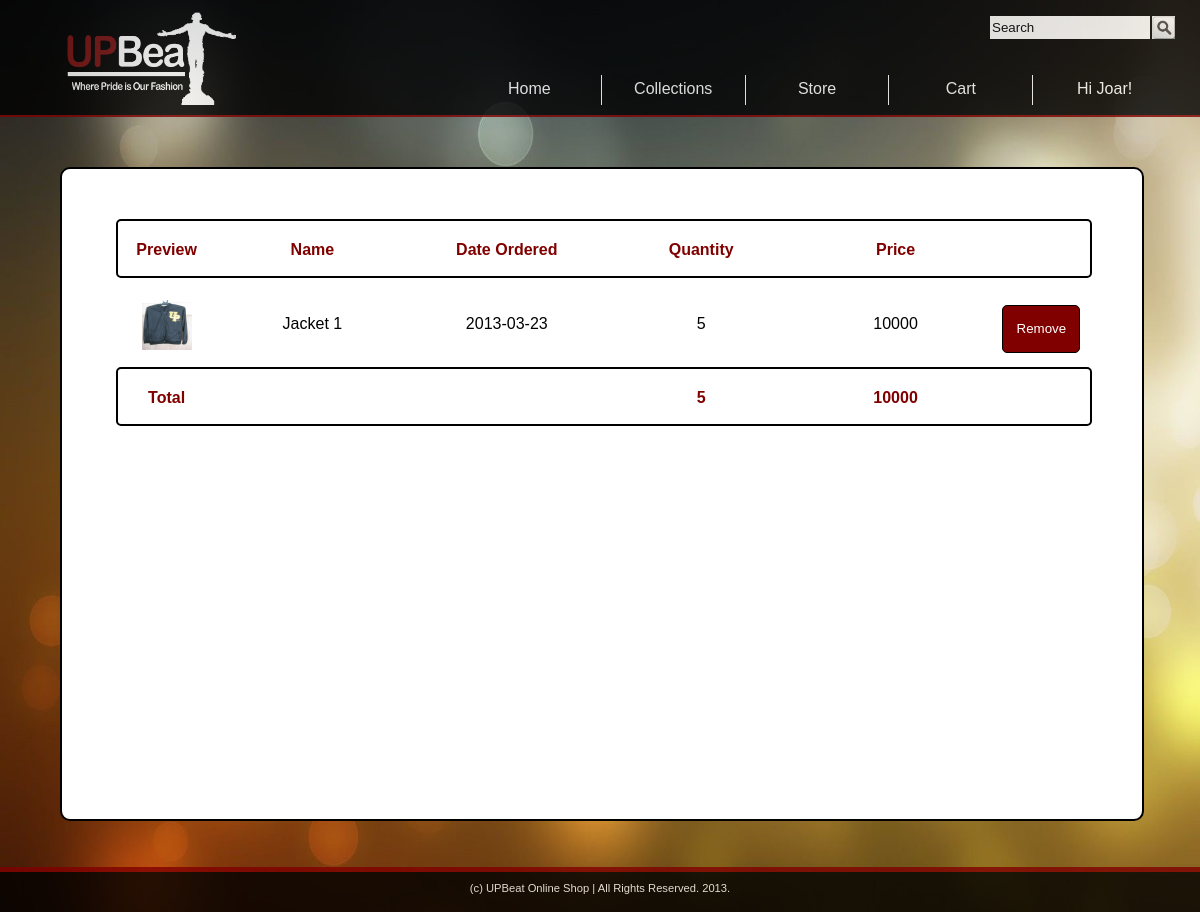
Page /upbeat.com/viewcart.php (signed in) on the committed database.
### tables this page shows
CREATE TABLE IF NOT EXISTS `orderr` (
  `id` int(6) unsigned NOT NULL AUTO_INCREMENT,
  `prod_id` int(5) NOT NULL,
  `custom_id` int(6) NOT NULL,
  `quantity` int(10) NOT NULL,
  `price` int(20) NOT NULL,
  `is_delivered` text NOT NULL,
  `date_ordered` date NOT NULL,
  `time_ordered` time NOT NULL,
  PRIMARY KEY (`id`)
);

CREATE TABLE IF NOT EXISTS `product` (
  `id` int(5) unsigned NOT NULL AUTO_INCREMENT,
  `code` varchar(10) NOT NULL,
  `image` varchar(100) NOT NULL,
  `description` text NOT NULL,
  `gender_type` enum('Male','Female') NOT NULL,
  `shirt_type` enum('Jacket','T-Shirt') NOT NULL,
  `available` varchar(10) NOT NULL,
  PRIMARY KEY (`id`)
);

### upbeat.com/viewcart.php (the view, shortened to what this page needs)
<?php
	if(isset($_SESSION['uname']))
	{
		$result = mysql_query("SELECT * FROM orderr where custom_id=".$_SESSION['id']." AND is_delivered='NO'");
		$result5 = mysql_query("SELECT SUM(quantity), SUM(price) from orderr where custom_id=".$_SESSION['id']." AND is_delivered='NO'");
		$row5 = mysql_fetch_array($result5);
	}
	else header("Location:signup.php");
?>
<html>
	<head>
		<link rel = "stylesheet" type = "text/css" href = "CSS/local.css">
		<link rel = "stylesheet" type = "text/css" href = "CSS/cart.css">
	</head>
	<body>
		<div id = 'header'>
			<form name = 'searchform' method = 'post' action = 'store.php?cat=search&start=0&page=1'>
				<div id = 'srchline'>
					<input id = 'sbutton' type = 'submit' name = 'sbutton' value = ''/>
					<input id = 'stxtbox' type = 'text' name = 'stxtbox' value = 'Search' />
				</div>
			</form>
			<div id = 'menuline'>
				<ul id = 'menulist'>
					<li id = 'last'>
						<?php
							if (isset($_SESSION['uname'])){ echo "Hi ".$_SESSION['fname']."!";}
							else echo "Log in";
						?>
					</li>
					<li><a class = 'link' href = 'viewcart.php'>Cart</a></li>
					<li><a class = 'link' href = 'store.php?cat=all&start=0&page=1'>Store</a></li>
					<li><a class = 'link' href = 'collections.php'>Collections</a></li>
					<li id = 'home'>
						<?php
							if(isset($_SESSION['type']))
							{
								if(strcmp($_SESSION['type'], "administrator") == 0)
									echo "<a class = 'link' href = 'admin.php'>Home</a>";
								else echo "<a class = 'link' href = 'home.php'>Home</a>";
							}
							else echo "<a class = 'link' href = 'home.php'>Home</a>";
						?>
					</li>
				</ul>
			</div>
			<div id = 'logo'></div>
		</div>
		<div id = 'maincontent'>
			<div id = 'customlist'>
				<ul class = 'topline'>
					<li class = 'smallcol'>Preview</li>
					<li>Name</li>
					<li>Date Ordered</li>
					<li>Quantity</li>
					<li>Price</li>
					<li></li>
				</ul>
				<?php
					while($row = mysql_fetch_array($result, MYSQL_NUM))
					{
						$result2 = mysql_query("SELECT * FROM product where id=".$row[1]);
						$row2 = mysql_fetch_array($result2);
						echo "<ul class = 'line'>
							<li class = 'smallcol'><img src='IMAGES/product/".$row2[2]."' alt='' width='50px' height='50px'></li>
							<li>".$row2[1]."</li>
							<li>".$row[6]."</li>
							<li>".$row[3]."</li>
							<li>".$row[4]."</li>
							<li class = 'smallcol'>
								<a href = 'process.php?delcart=1&&pid=".$row[0]."'>
									<input id = 'remove' type = 'submit' name = 'remove' value = 'Remove'/>
								</a>
							</li>
						</ul>";
					}
				?>
				<ul class = 'topline'>
					<li class = 'smallcol'>Total</li>
					<li></li>
					<li></li>
					<li><?php echo $row5[0];?></li>
					<li><?php echo $row5[1];?></li>
				</ul>
			</div>
		</div>
		<div id = 'footer'>(c) UPBeat Online Shop | All Rights Reserved. 2013.</div>
	</body>
</html>

### upbeat.com/CSS/local.css (style rules this page uses)
body { margin: auto; min-width: 1000px; font-family: arial; max-width: 1500px; overflow: auto; background-size: 100% 100%; background-image: url("../IMAGES/colorful.jpg"); background-attachment: fixed; }
#header { margin: auto; float: left; width: 100%; height: 115px; background-color: black; color: white; opacity: 0.8; border-bottom: 2px solid maroon; }
#menuline { margin-top: 35px; float: right; text-align: right; width: 100%; height: 30px; }
ul#menulist { float: right; margin-top: 0%; padding: 0%; color: black; margin-right: 2%; width: 70%; height: 30px; font-family: arial; }
ul#menulist li { float: right; width: 17%; height: 25px; font-size: 100%; font-family: Arial; list-style: none; text-align: center; padding-top: 5px; color: white; border-right: 1px solid white; }
ul#menulist li#last { border-right: 0px; }
#srchline { float: right; margin-top: 15px; margin-right: 2%; width: 18%; height: 25px; text-align: center; }
#logo { margin-left: 5%; top: 5px; position: absolute; width: 180px; height: 110px; background-repeat: no-repeat; background-size: 98% 98%; background-image: url("../IMAGES/wlogo.png"); }
#stxtbox { width: 75%; height: 25px; float: right; border: 1px solid black; }
#sbutton { width: 25px; margin: 0%; float: right; padding: 0%; height: 25px; border: 1px solid black; background-size: 25px 25px; background-image: url("../IMAGES/sbutton.png"); }
#footer { float: left; padding-top: 10px; font-size: 70%; opacity: 0.8; font-family: arial; width: 100%; text-align: center; border-top: 5px solid maroon; color: white; height: 30px; background-color: black; }
a.link { list-style: none; text-decoration: none; color: inherit; }

### upbeat.com/CSS/cart.css (style rules this page uses)
#maincontent { float: left; width: 100%; height: 750px; }
#customlist { float: left; margin-top: 50px; margin-left: 5%; padding-top: 50px; width: 90%; height: 600px; border-radius: 10px; border: 2px solid black; background-color: white; }
ul.topline { float: left; width: 90%; padding: 0%; height: 55px; margin: 0%; font-weight: bold; margin-left: 5%; color: maroon; border-radius: 5px; background-color: white; border: 2px solid black; margin-bottom: 10px; }
ul.topline li { float: left; width: 20%; height: 55px; list-style: none; padding-top: 20px; text-align: center; }
ul.line { float: left; width: 90%; padding: 0%; height: 75px; margin: 0%; margin-left: 5%; border-radius: 5px; border: 2px solid white; }
ul.line li { float: left; width: 20%; height: 80px; list-style: none; padding-top: 25px; text-align: center; }
ul.line li.smallcol { width: 10%; padding-top: 10px; }
ul.topline li.smallcol { width: 10%; padding-top: 20px; }
#remove { width: 80%; height: 60%; color: white; margin-top: 5%; border-radius: 5px; padding: 0%; border: 1px solid black; background-color: maroon; }

### rows in the picture
orderr: product.image (picture), product.code "Jacket 1", date_ordered "2013-03-23", quantity "5", price "10000"

### other values in the picture
$_SESSION['fname'] "Joar"
$row5[0] "5"
$row5[1] "10000"
